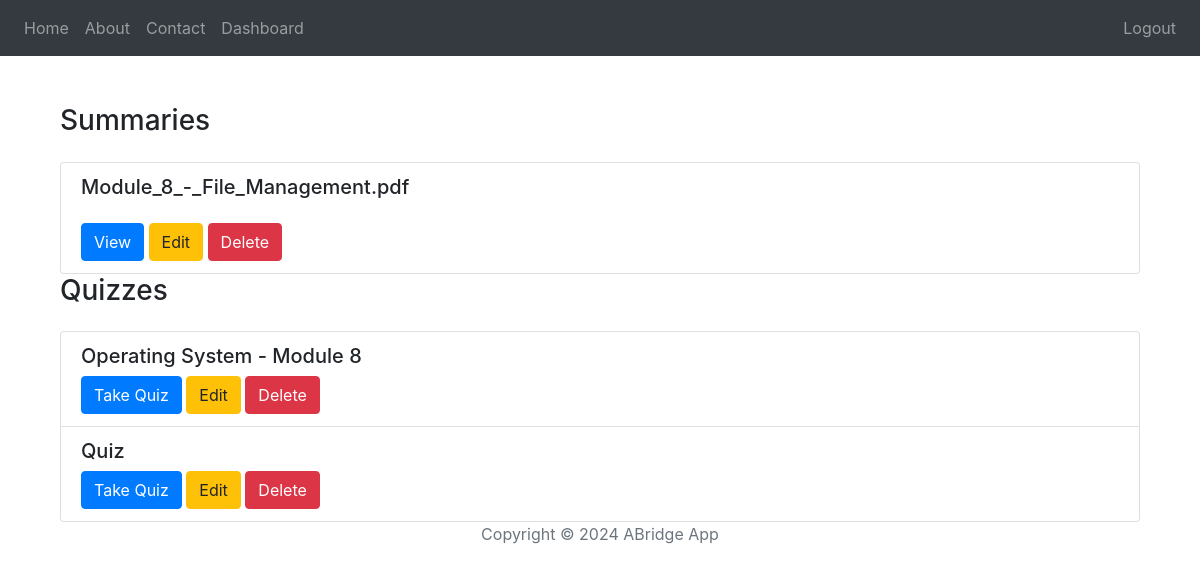
Page /dashboard (signed in) on the committed database.
### website/models.py (models this page shows)
class Upload(db.Model):
    id = db.Column(db.Integer, primary_key=True)
    user_id = db.Column(db.Integer, db.ForeignKey('user.id'), nullable=False)
    filename = db.Column(db.String(150))
    text = db.Column(db.Text)
    summary = db.Column(db.Text)
    date_created = db.Column(db.DateTime(timezone=True), default=func.now())

class Quiz(db.Model):
    id = db.Column(db.Integer, primary_key=True)
    title = db.Column(db.String(150), nullable=False)
    user_id = db.Column(db.Integer, db.ForeignKey('user.id'), nullable=False)
    questions = db.relationship('Question', backref='quiz', lazy=True)

### website/views.py (the view)
@views.route('/dashboard')
@login_required
def dashboard():
    user_summaries = Upload.query.filter_by(user_id=current_user.id).all()
    user_quizzes = Quiz.query.filter_by(user_id=current_user.id).all()
    return render_template('nav/dashboard.html', user=current_user, uploads=user_summaries, quizzes=user_quizzes, summaries=user_summaries)

### website/__init__.py (called while the page is built)
def create_app():
    app = Flask(__name__)
    app.config['SECRET_KEY'] = SECRET_KEY
    app.config['SQLALCHEMY_DATABASE_URI'] = f'sqlite:///{DB_NAME}'
    app.config['UPLOAD_FOLDER'] = 'uploads'
    db.init_app(app)
    migrate.init_app(app, db)
    os.makedirs(app.config['UPLOAD_FOLDER'], exist_ok=True)
    from .views import views
    from .auth import auth
    app.register_blueprint(views, url_prefix='/')
    app.register_blueprint(auth, url_prefix='/')
    from .models import User, Upload, Quiz, Question
    with app.app_context():
        db.create_all()
    login_manager = LoginManager()
    login_manager.login_view = 'auth.login'
    login_manager.init_app(app)
    @login_manager.user_loader
    def load_user(id):
        return User.query.get(int(id))
    return app

### website/templates/nav/dashboard.html (shortened to what this page needs)
{% extends "base.html" %}
{% block content %}
<main class="container mt-5">
    <h1 class="h3 mt-5 mb-4">Summaries</h1>
    <div class="list-group">
        {% for summary in summaries %}
        <div class="list-group-item">
            <h5>{{ summary.filename }}</h5>
            <a href="{{ url_for('views.view_summary', summary_id=summary.id) }}" class="btn btn-primary">View</a>
            <a href="{{ url_for('views.edit_summary', summary_id=summary.id) }}" class="btn btn-warning">Edit</a>
            <form action="{{ url_for('views.delete_summary', summary_id=summary.id) }}" method="POST" class="d-inline">
                <button type="submit" class="btn btn-danger">Delete</button>
            </form>
        </div>
        {% endfor %}
    </div>
    <h1 class="h3 mb-4">Quizzes</h1>
    <div class="list-group">
        {% for quiz in quizzes %}
        <div class="list-group-item">
            <h5>{{ quiz.title }}</h5>
            <a href="{{ url_for('views.quiz', quiz_id=quiz.id) }}" class="btn btn-primary">Take Quiz</a>
            <a href="{{ url_for('views.edit_quiz', quiz_id=quiz.id) }}" class="btn btn-warning">Edit</a>
            <form action="{{ url_for('views.delete_quiz', quiz_id=quiz.id) }}" method="POST" class="d-inline">
                <button type="submit" class="btn btn-danger">Delete</button>
            </form>
        </div>
        {% endfor %}
    </div>
</main>
{% endblock %}

### rows in the picture
Upload: filename "Module_8_-_File_Management.pdf"
Quiz: title "Operating System - Module 8"
Quiz: title "Quiz"
